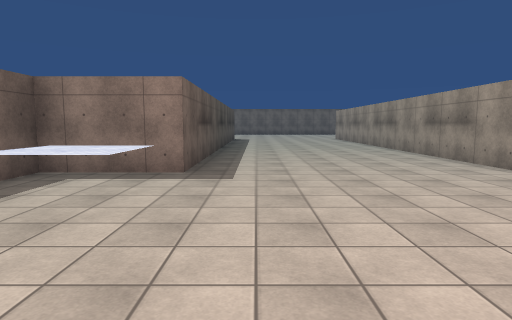
View 1 (above)

24 first-person views from a walk through a Unity game level. The camera is 1.5 m above the floor, tilts 6° down and sees 75° across. The floor is counted in squares, 2 m on a side. Each view is taken from the middle of a square. On the plan, view 1 faces up. The plan holds only what a view shows up to about 11 squares ahead; the rest is blank. The place goes on beyond the plan. Surface patterns are stand-ins for the level's own textures.

View 2
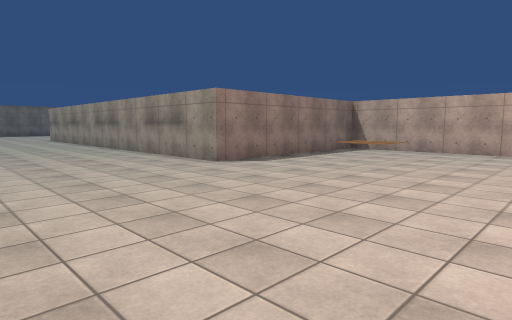

View 3
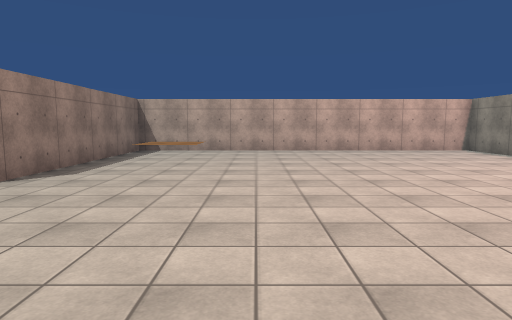

View 4
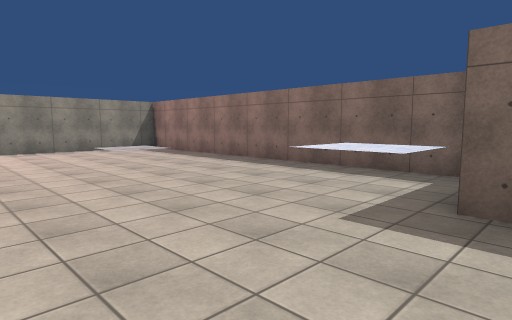

View 5
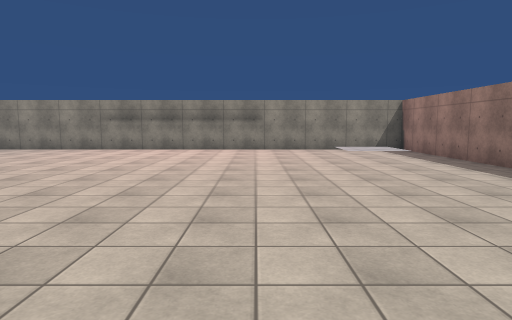

View 6
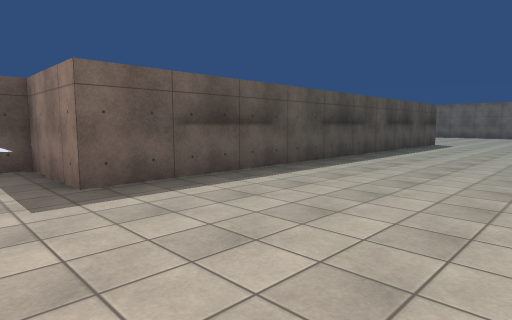

View 7
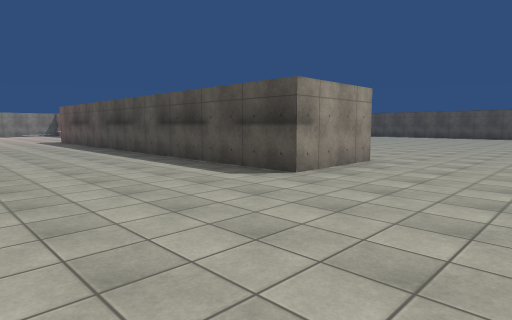

View 8
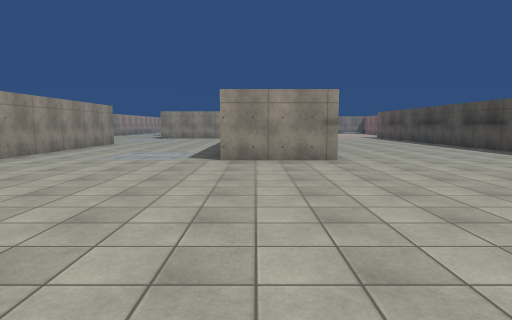

View 9
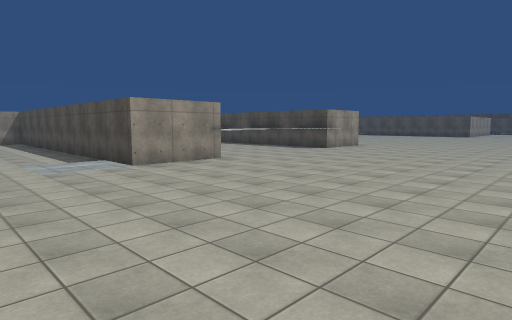

View 10
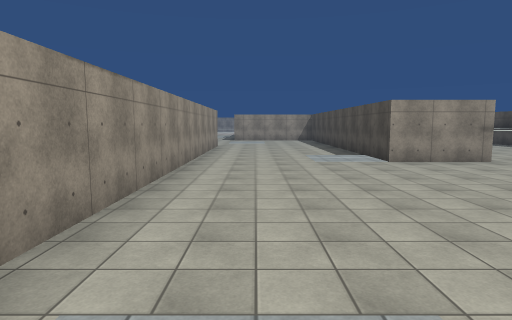

View 11
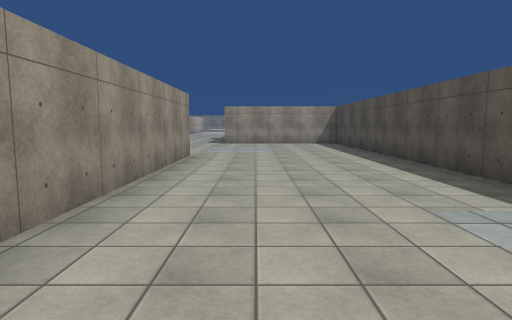

View 12
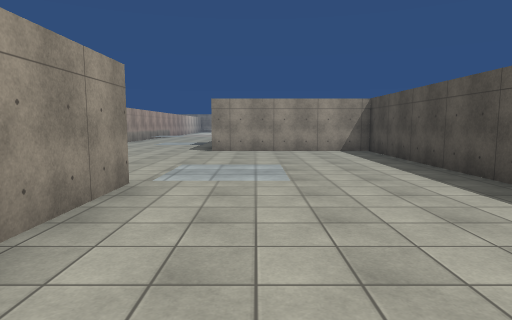

View 13
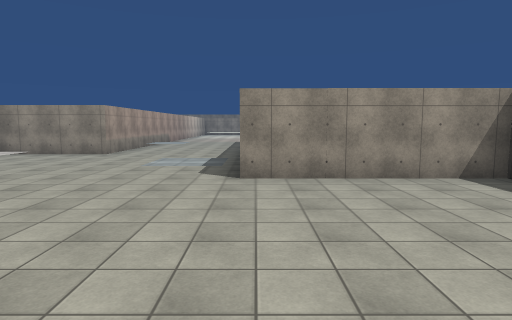

View 14
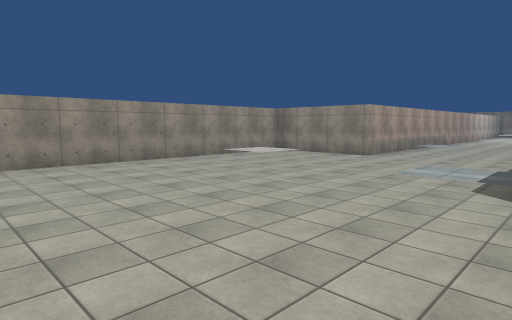

View 15
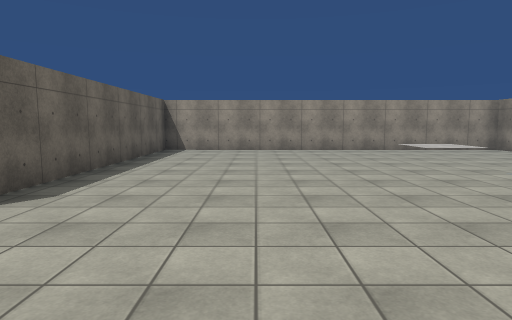

View 16
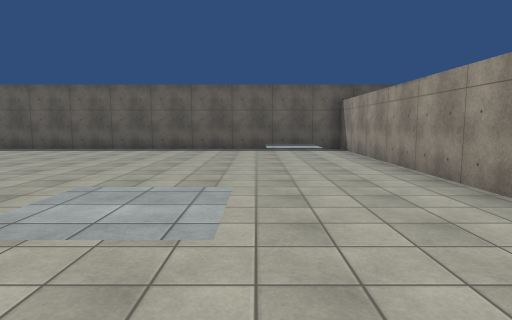

View 17
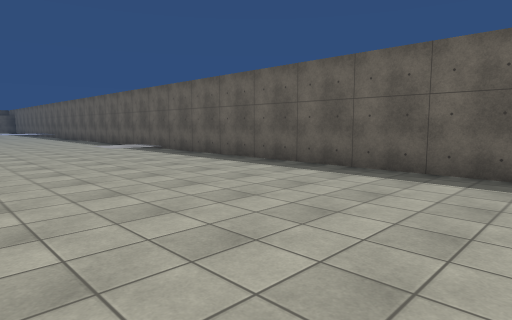

View 18
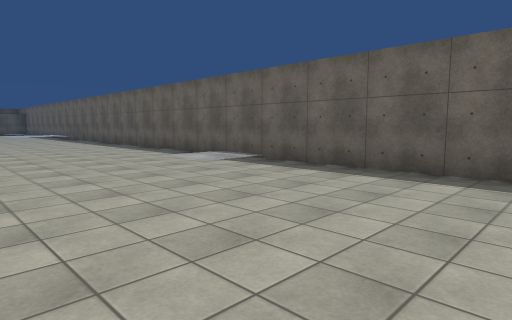

View 19
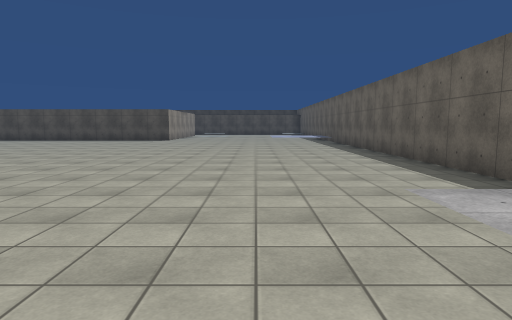

View 20
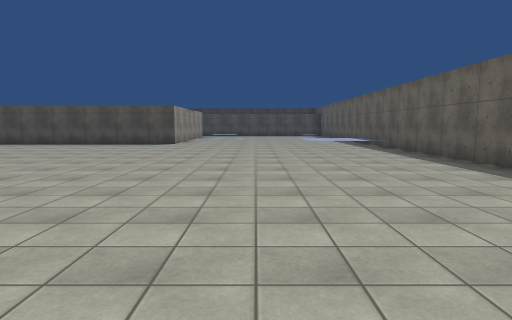

View 21
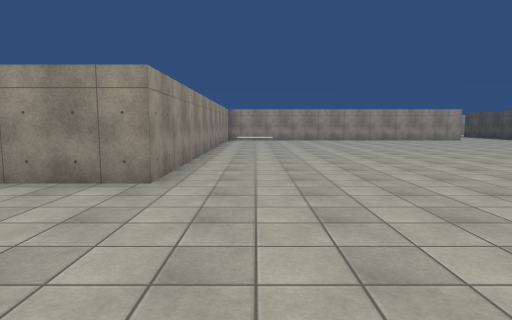

View 22
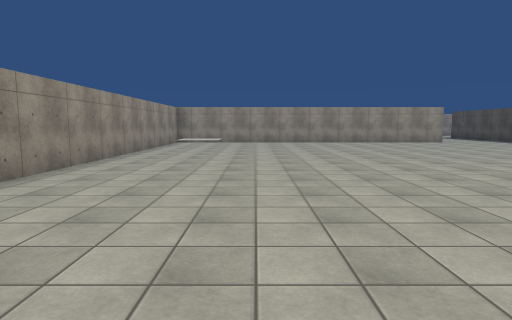

View 23
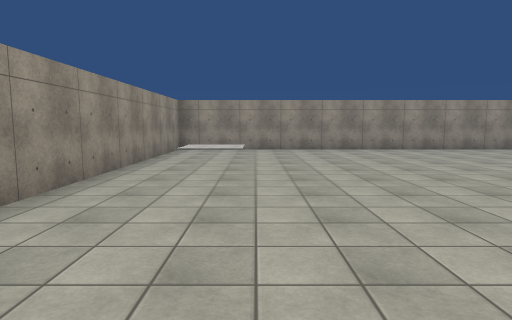

View 24
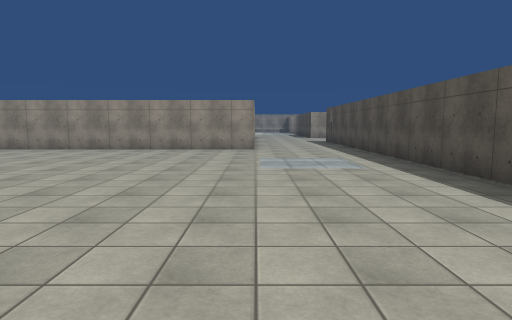

### Floor plan
Key: @ floor where view 1 was taken; # wall or solid block; . main floor; : floor 0.25 m higher than the main floor; + floor 0.5 m higher than the main floor; / step, stairs or slope; ^ raised ledge.
Columns run from 19 left of view 1 to 19 right of it. Each row starts with its distance up from view 1.
 27    #############################
 26    /..........//.............:/#
 25    +........../:.............:/#
 24    +...........................#
 23    ............................#
 22    ............................#
 21    ............................#
 20    ............................#
 19    ........................//..#
 18    ...............^^..^^##.:/..#
 17    .............##^^..^  #.....#
 16    .............##.....  #.....#
 15    .............# ^^..^  #.....#
 14   ..............# ^^..   #.....#
 13  ...............##....   #.....#
 12 #...............# ^^..^  #...:/########
 11 #..:/...........# ^^.. ^ #...//.......#
 10 #..//...........##......##............#
  9 #...............##......##............#
  8 #.............+/# ^^..^^ #............#
  7 #.............//# ^^..^^ #............#
  6 #...............##......#######//.....#
  5 #...#############............# :/...//#
  4                #.^.........^^# .....+/#
  3                #.............# .......#
  2                #.............# .......#
  1                #.............# ....####
  0                #...@.........# ....#
 -1                #.....    ....#  ...
 -2                #.:/..    ....#  ./
 -3                #.:/..    ....#
 -4                #.....    ....#
 -5                ###############

Where each view was taken, in squares from view 1:
view 1: 0 up, 0 right, facing up
view 2: 0 up, 0 right, facing up-right
view 3: 2 up, 0 right, facing right
view 4: 6 up, 2 right, facing down-left
view 5: 6 up, 1 right, facing down
view 6: 4 up, 3 right, facing up-left
view 7: 21 up, 3 right, facing down-left
view 8: 25 up, 6 right, facing down
view 9: 25 up, 10 right, facing down-left
view 10: 26 up, 10 right, facing down
view 11: 20 up, 10 right, facing down
view 12: 16 up, 10 right, facing down
view 13: 12 up, 11 right, facing down
view 14: 11 up, 11 right, facing down-right
view 15: 9 up, 9 right, facing right
view 16: 16 up, 9 right, facing up
view 17: 21 up, 5 right, facing up-left
view 18: 21 up, 1 right, facing up-left
view 19: 23 up, 2 left, facing left
view 20: 22 up, 5 left, facing left
view 21: 22 up, 5 left, facing down
view 22: 20 up, 7 left, facing down
view 23: 16 up, 6 left, facing down
view 24: 16 up, 15 left, facing down
